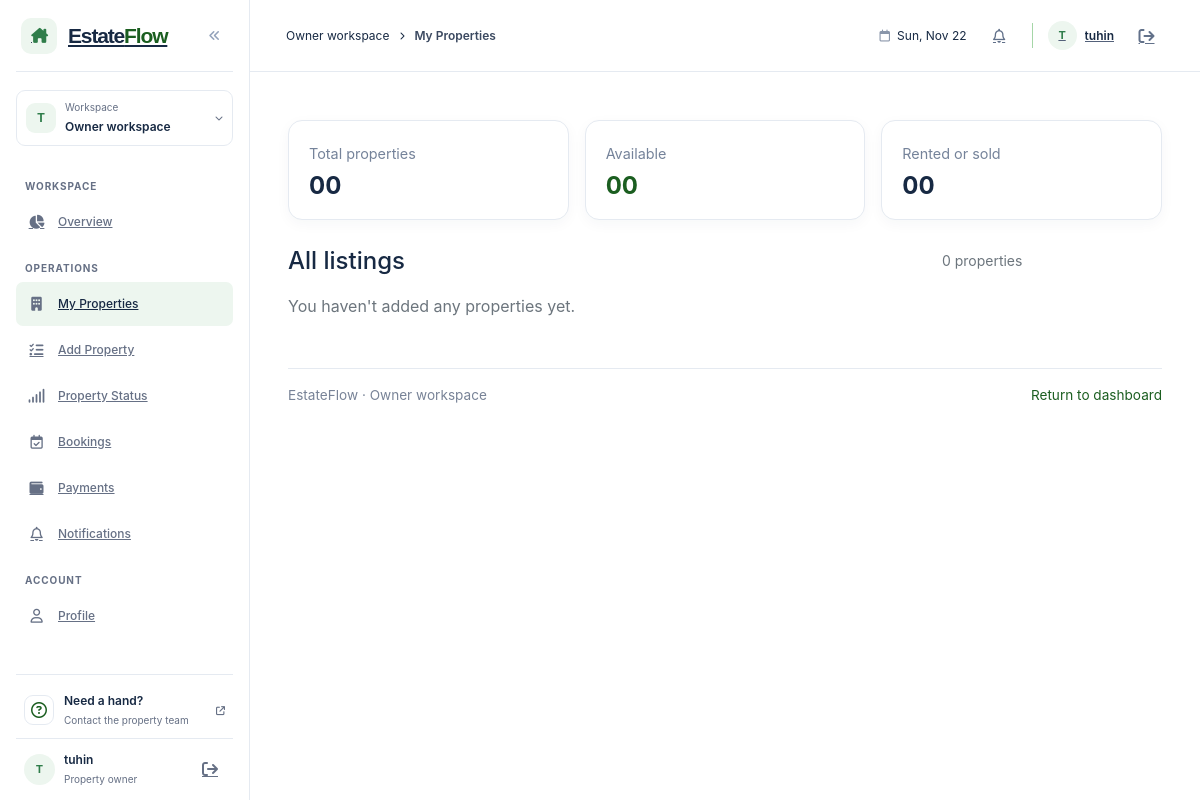
The app's page /backend/owner/property_crud/myproperty.php (signed in), older data.
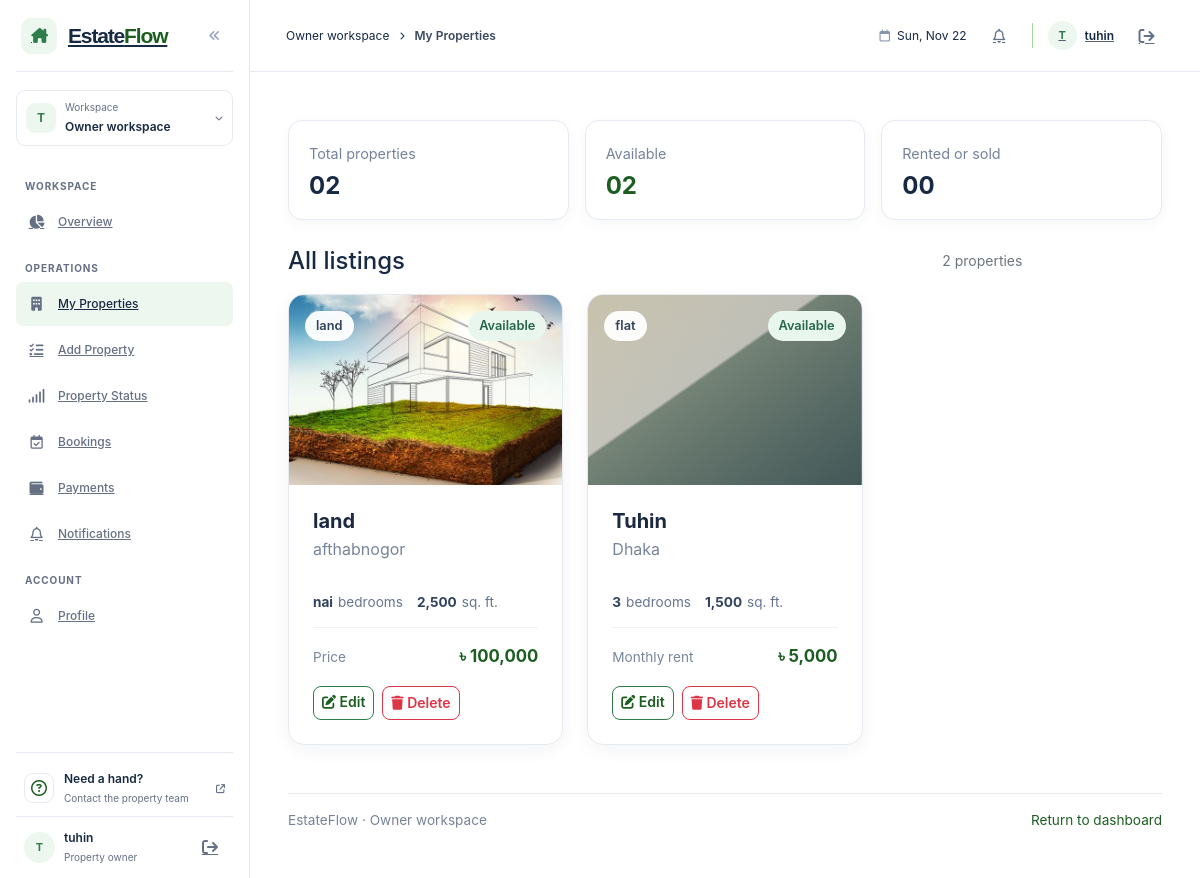
The same page, newer data.
### tables this page shows
CREATE TABLE `properties` (
  `property_id` bigint UNSIGNED NOT NULL,
  `owner_id` bigint UNSIGNED NOT NULL,
  `title` varchar(100) NOT NULL,
  `property_type` enum('flat','land','commercial') NOT NULL,
  `address` varchar(255) NOT NULL,
  `area_sqft` decimal(10,2) DEFAULT NULL,
  `price` decimal(12,2) DEFAULT NULL,
  `monthly_rent` decimal(12,2) DEFAULT NULL,
  `flat_details` varchar(100) NOT NULL,
  `status` enum('available','sold','rented') NOT NULL DEFAULT 'available',
  `description` text,
  `created_at` datetime NOT NULL DEFAULT CURRENT_TIMESTAMP,
  `imagas` varchar(100) NOT NULL
);

### backend/owner/property_crud/myproperty.php (the view, shortened to what the changed rows need)
<?php
include_once 'dbconfig.php';
$owner_id = (int)($_SESSION['user_id'] ?? 0);
$stmt = $conn->prepare("SELECT * FROM properties WHERE owner_id = ? ORDER BY created_at DESC");
$stmt->bind_param("i", $owner_id);
$stmt->execute();
$properties = $stmt->get_result()->fetch_all(MYSQLI_ASSOC);
$total = count($properties);
$available = count(array_filter($properties, fn($p) => ($p['status'] ?? '') === 'available'));
$arts = ['art-lakeview', 'art-palm', 'art-cedar'];
$imageUrl = static function (?string $path): string {
    if (empty($path)) {
        return '';
    }
    return implode('/', array_map('rawurlencode', explode('/', $path)));
};
?>
<!doctype html>
<html lang="en">
<head>
    <link href="https://cdn.jsdelivr.net/npm/bootstrap@5.3.3/dist/css/bootstrap.min.css" rel="stylesheet">
    <link href="https://cdnjs.cloudflare.com/ajax/libs/font-awesome/6.5.2/css/all.min.css" rel="stylesheet">
    <link rel="stylesheet" href="../assets/css/owner/dashboard.css">
    <link rel="stylesheet" href="../assets/css/owner/myproperty.css">
    <link rel="stylesheet" href="../../shared/assets/css/palette.css">
</head>
<body class="my-properties-page">
    <div class="owner-layout">
        <?php
        include __DIR__ . '/../include/owner_leftber.php';
        ?>
        <div class="owner-main-shell">
    <main class="container py-4 py-lg-5">
        <section class="row g-3 mb-4" aria-label="Property totals">
            <div class="col-12 col-sm-4">
                <article class="summary-card h-100">
                    <span class="summary-label">Total properties</span>
                    <strong><?= str_pad($total, 2, '0', STR_PAD_LEFT) ?></strong>
                </article>
            </div>
            <div class="col-12 col-sm-4">
                <article class="summary-card h-100">
                    <span class="summary-label">Available</span>
                    <strong class="text-success"><?= str_pad($available, 2, '0', STR_PAD_LEFT) ?></strong>
                </article>
            </div>
        </section>
        <section aria-label="Property listings">
            <div class="d-flex align-items-center justify-content-between gap-3 mb-3">
                <h2 class="h4 mb-0">All listings</h2>
                <div class="d-flex align-items-center gap-3">
                    <span class="text-secondary small"><?= $total ?> properties</span>
                    <a class="btn btn-primary btn-sm" href="Addproperty.php">
                        <i class="fa-solid fa-plus" aria-hidden="true"></i> Add property
                    </a>
                </div>
            </div>
            <?php if ($total === 0): ?>
                <p class="text-secondary">You haven't added any properties yet.</p>
            <?php else: ?>
            <div class="row row-cols-1 row-cols-md-2 row-cols-xl-3 g-4">
                <?php foreach ($properties as $i => $p): ?>
                    <?php
                    $img = $imageUrl($p['imagas'] ?? '');
                    $isRent = !empty($p['monthly_rent']) && $p['monthly_rent'] > 0;
                    $status = $p['status'] ?? '';
                    $details = trim((string)($p['flat_details'] ?? ''));
                    ?>
                <div class="col">
                    <article class="card property-card h-100">
                        <div class="property-art <?= $arts[$i % 3] ?>"
                             <?php if ($img): ?>style="background-image:url('<?= htmlspecialchars($img, ENT_QUOTES) ?>'); background-size:cover; background-position:center;"<?php endif; ?>
                             aria-label="Property illustration">
                            <span class="property-type"><?= htmlspecialchars($p['property_type'] ?? '') ?></span>
                            <span class="status-badge <?= $status === 'available' ? 'status-available' : 'status-rented' ?>"><?= htmlspecialchars(ucfirst($status)) ?></span>
                        </div>
                        <div class="card-body d-flex flex-column p-4">
                            <h3 class="h5 card-title mb-1"><?= htmlspecialchars($p['title'] ?? '') ?></h3>
                            <p class="property-address mb-3"><?= htmlspecialchars($p['address'] ?? '') ?></p>
                            <div class="property-specs">
                                <span><strong><?= $details !== '' ? htmlspecialchars($details) : '—' ?></strong> bedrooms</span>
                                <span><strong><?= number_format((float)($p['area_sqft'] ?? 0)) ?></strong> sq. ft.</span>
                            </div>
                            <div class="property-price mt-auto pt-3">
                                <span><?= $isRent ? 'Monthly rent' : 'Price' ?></span>
                                <strong>৳ <?= number_format((float)($isRent ? $p['monthly_rent'] : ($p['price'] ?? 0))) ?></strong>
                            </div>
                            <div class="property-actions d-flex flex-wrap gap-2 mt-3">
                                <a class="btn btn-outline-primary btn-sm"
                                   href="property_edit.php?id=<?= (int)$p['property_id'] ?>">
                                    <i class="fa-solid fa-pen-to-square" aria-hidden="true"></i> Edit
                                </a>
                                <form method="post" action="property_Delete.php"
                                      onsubmit="return confirm('Permanently delete this property and its related bookings, visits, agreements, payments, commissions, and maintenance records?');">
                                    <button class="btn btn-outline-danger btn-sm" type="submit">
                                        <i class="fa-solid fa-trash" aria-hidden="true"></i> Delete
                                    </button>
                                </form>
                            </div>
                        </div>
                    </article>
                </div>
                <?php endforeach; ?>
            </div>
            <?php endif; ?>
        </section>
    </main>
        </div>
    </div>
</body>
</html>

Row changes from the older to the newer data that the page shows:
added properties: imagas (picture), property_type "land", status "Available", title "land", address "afthabnogor", flat_details "nai", area_sqft "2,500", shows "Price", monthly_rent+price "100,000"
added properties: property_type "flat", status "Available", title "Tuhin", address "Dhaka", flat_details "3", area_sqft "1,500", shows "Monthly rent", monthly_rent "5,000"
Text that changed along with them:
str_pad($total, 2, '0', STR_PAD_LEFT): "00" → "02"
str_pad($available, 2, '0', STR_PAD_LEFT): "00" → "02"
$total: "0" → "2"
text no longer shown: "You haven't added any properties yet."
